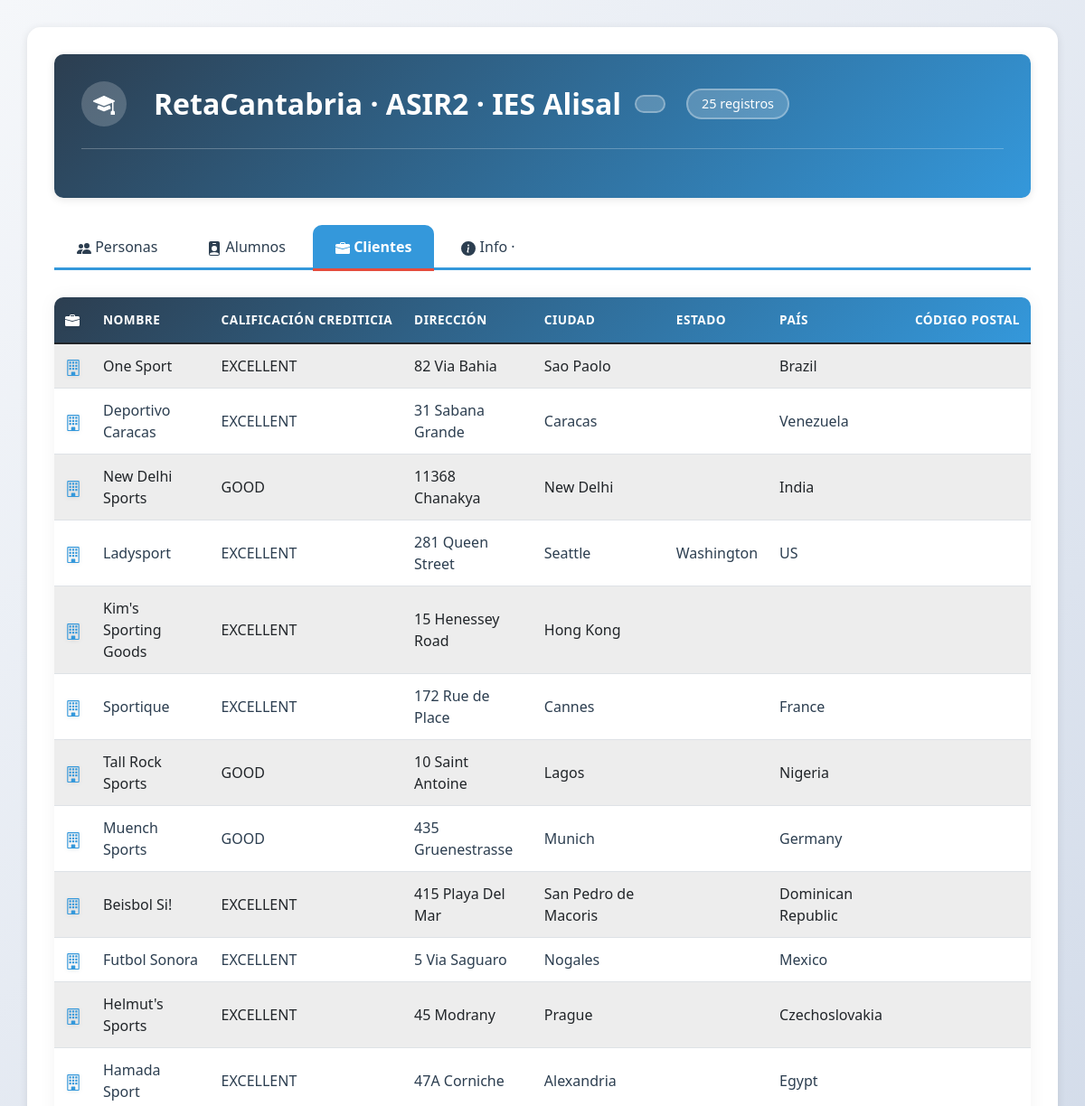
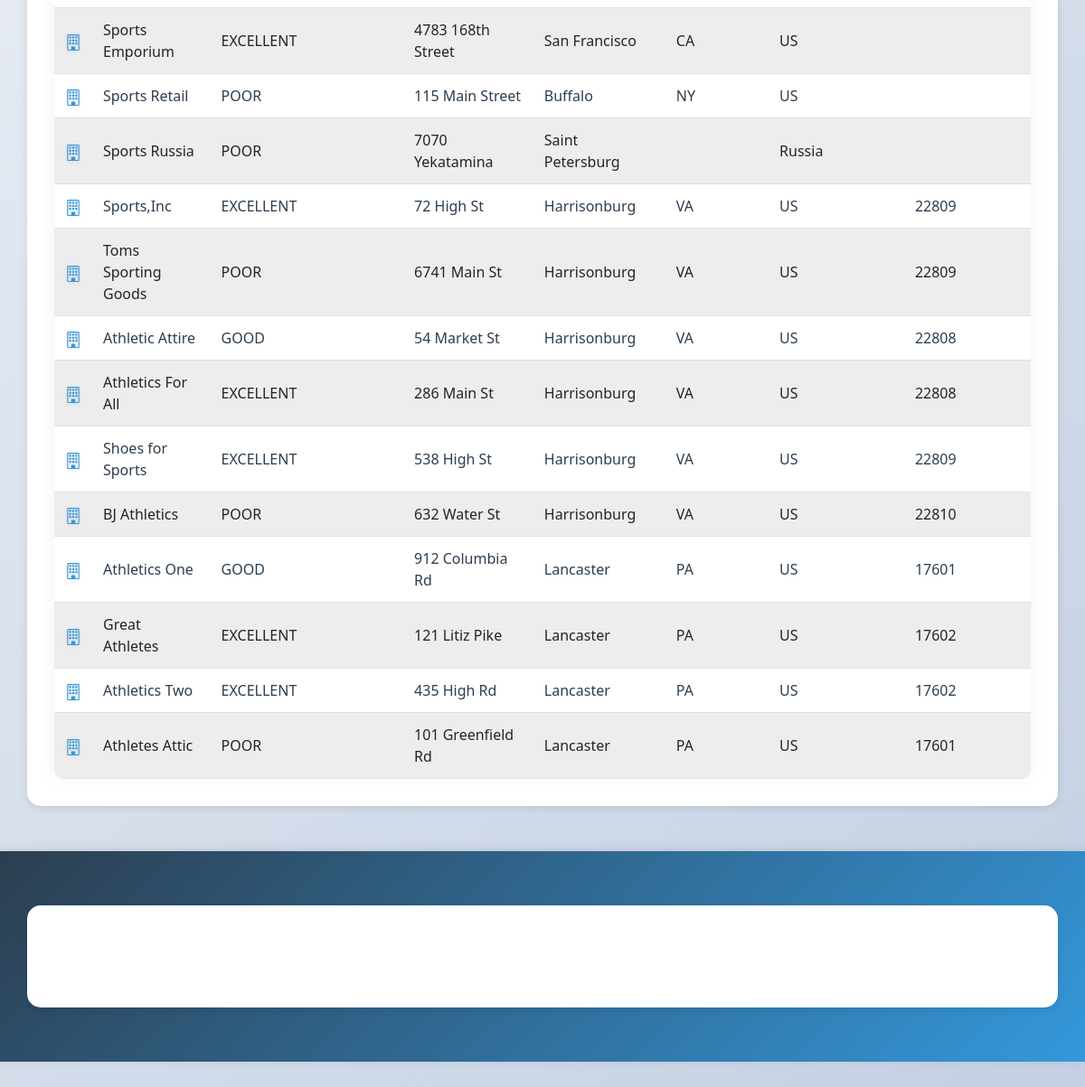
The page /clientes.php on the database its author committed (2 pictures, top to bottom).
### tables this page shows
CREATE TABLE IF NOT EXISTS Clientes 
    (id                        VARCHAR(3)  NOT NULL,
    name                       VARCHAR(20) NOT NULL,
    phone                      VARCHAR(20) NOT NULL,
    address                    VARCHAR(20),
    city                       VARCHAR(20),
    state                      VARCHAR(15),
    country                    VARCHAR(20),
    zip_code                   VARCHAR(15),
    credit_rating              VARCHAR(9),
    sales_rep_id               VARCHAR(3),
    region_id                  VARCHAR(3),
    comments                   VARCHAR(255),
    CONSTRAINT Clientes_id_pk PRIMARY KEY (id),
    CONSTRAINT Clientes_credit_rating_ck
    CHECK (credit_rating IN ('EXCELLENT', 'GOOD', 'POOR'))
);

### clientes.php (the view, shortened to what this page needs)
<!DOCTYPE html>
<html lang="es">
<head>
  <link href="https://cdn.jsdelivr.net/npm/bootstrap@5.1.3/dist/css/bootstrap.min.css" rel="stylesheet">
  <link href="assets/css/styles.css" rel="stylesheet">
</head>
<body>
  <div class = "container fade-in">
    <?php include 'menu.php';?>
    <div class="table-container">
        <table class="table table-striped table-hover">
          <thead>
            <tr>
              <th></th>
              <th>Nombre</th>
              <th>Calificación Crediticia</th>
              <th>Dirección</th>
              <th>Ciudad</th>
              <th>Estado</th>
              <th>País</th>
              <th>Código Postal</th>
            </tr>
          </thead>
          <tbody>
            <?php
                $conexion = new mysqli($BBDDServidor, $BBDDUsuario, $BBDDPassword, $BBDD);
                $cadenaSQL = "SELECT * From Clientes";
                $resultado = $conexion->query($cadenaSQL);
                while ($fila = $resultado->fetch_object()) {
                    echo  " <tr><td><a href='#' title='Ver detalles'>
                          <svg xmlns='http://www.w3.org/2000/svg' width='18' height='18' fill='currentColor' class='bi bi-building' viewBox='0 0 16 16'>
                            <path d='M4 2.5a.5.5 0 0 1 .5-.5h1a.5.5 0 0 1 .5.5v1a.5.5 0 0 1-.5.5h-1a.5.5 0 0 1-.5-.5v-1Zm3 0a.5.5 0 0 1 .5-.5h1a.5.5 0 0 1 .5.5v1a.5.5 0 0 1-.5.5h-1a.5.5 0 0 1-.5-.5v-1Zm3.5-.5a.5.5 0 0 0-.5.5v1a.5.5 0 0 0 .5.5h1a.5.5 0 0 0 .5-.5v-1a.5.5 0 0 0-.5-.5h-1ZM4 5.5a.5.5 0 0 1 .5-.5h1a.5.5 0 0 1 .5.5v1a.5.5 0 0 1-.5.5h-1a.5.5 0 0 1-.5-.5v-1ZM7.5 5a.5.5 0 0 0-.5.5v1a.5.5 0 0 0 .5.5h1a.5.5 0 0 0 .5-.5v-1a.5.5 0 0 0-.5-.5h-1Zm2.5.5a.5.5 0 0 1 .5-.5h1a.5.5 0 0 1 .5.5v1a.5.5 0 0 1-.5.5h-1a.5.5 0 0 1-.5-.5v-1ZM4.5 8a.5.5 0 0 0-.5.5v1a.5.5 0 0 0 .5.5h1a.5.5 0 0 0 .5-.5v-1a.5.5 0 0 0-.5-.5h-1Zm2.5.5a.5.5 0 0 1 .5-.5h1a.5.5 0 0 1 .5.5v1a.5.5 0 0 1-.5.5h-1a.5.5 0 0 1-.5-.5v-1Zm3.5-.5a.5.5 0 0 0-.5.5v1a.5.5 0 0 0 .5.5h1a.5.5 0 0 0 .5-.5v-1a.5.5 0 0 0-.5-.5h-1Z'/>
                            <path d='M2 1a1 1 0 0 1 1-1h10a1 1 0 0 1 1 1v14a1 1 0 0 1-1 1H3a1 1 0 0 1-1-1V1Zm11 0H3v14h3v-2.5a.5.5 0 0 1 .5-.5h3a.5.5 0 0 1 .5.5V15h3V1Z'/>
                          </svg></a></td><td> " . htmlspecialchars($fila->name) .
                          "</td><td>" . htmlspecialchars($fila->credit_rating) .
                          "</td><td>" . htmlspecialchars($fila->address) .
                          "</td><td>" . htmlspecialchars($fila->city) .
                          "</td><td>" . htmlspecialchars($fila->state) .
                          "</td><td>" . htmlspecialchars($fila->country) .
                          "</td><td>" . htmlspecialchars($fila->zip_code) .
                          "</td></tr>";
                }
            ?>
          </tbody>
        </table>
    </div>
  </div>
  <?php include 'footer.php';?>
</body>
</html>

### menu.php (shortened to what this page needs)
<?php include 'metadatos.php';?>
<div class="page-header fade-in">
    <h1 class="display-4">
        <span class="brand-icon">
        </span>
        RetaCantabria · ASIR2 · IES Alisal
        <span class="badge bg-secondary">
        </span>
    </h1>
    <hr class="my-4">
</div>
<ul class="nav nav-tabs">
    <li class="nav-item">
        <a class="nav-link<?php if($pagina=="/index.php"){  echo ' active'; }?>" href="index.php">
            Personas
        </a>
    </li>
    <li class="nav-item">
        <a class="nav-link<?php if($pagina=="/alumnos.php"){  echo ' active'; }?>" href="alumnos.php">
            Alumnos
        </a>
    </li>
    <li class="nav-item">
        <a class="nav-link<?php if($pagina=="/clientes.php"){   echo ' active'; }?>" href="clientes.php">
            Clientes
        </a>
    </li>
    <li class="nav-item">
        <a class="nav-link<?php if($pagina=="/info.php"){   echo ' active'; }?>" href="info.php">
            Info · <b><?php echo $instance_id; ?></b>
        </a>
    </li>
</ul>

### footer.php (shortened to what this page needs)
<footer class="footer">
    <div class="container">
        <div class="row">
            <div class="col-md-4 text-center text-md-start mb-3 mb-md-0">
                <h5>RetaCantabria</h5>
                <p class="small">ASIR2 - IES Alisal</p>
            </div>
            <div class="col-md-4 text-center mb-3 mb-md-0">
                <p class="mb-0">
                </p>
            </div>
            <div class="col-md-4 text-center text-md-end">
                <p class="mb-0">&copy; <?php echo date('Y'); ?> Todos los derechos reservados</p>
                <p class="small mb-0">Versión 2.0</p>
            </div>
        </div>
    </div>
</footer>

### assets/css/styles.css (style rules this page uses)
:root { --primary-color: #2c3e50; --secondary-color: #3498db; --accent-color: #e74c3c; --success-color: #27ae60; --light-bg: #f8f9fa; --dark-text: #2c3e50; --light-text: #7f8c8d; --border-color: #dee2e6; --shadow: 0 2px 10px rgba(0,0,0,0.1); --shadow-hover: 0 5px 20px rgba(0,0,0,0.15); }
body { font-family: 'Segoe UI', Tahoma, Geneva, Verdana, sans-serif; background: linear-gradient(135deg, #f5f7fa 0%, #c3cfe2 100%); min-height: 100vh; padding-bottom: 60px; }
.container { background: white; border-radius: 15px; padding: 30px; margin-top: 30px; margin-bottom: 30px; box-shadow: var(--shadow); transition: box-shadow 0.3s ease; }
.page-header { background: linear-gradient(135deg, var(--primary-color) 0%, var(--secondary-color) 100%); color: white; padding: 30px; border-radius: 10px; margin-bottom: 30px; box-shadow: var(--shadow); }
.page-header h1 { margin: 0; font-weight: 700; font-size: 2rem; display: flex; align-items: center; gap: 15px; }
.page-header .badge { background-color: rgba(255, 255, 255, 0.2) !important; padding: 8px 15px; font-size: 0.9rem; border-radius: 20px; border: 2px solid rgba(255, 255, 255, 0.3); }
.page-header hr { border-color: rgba(255, 255, 255, 0.3); margin: 20px 0; }
.nav-tabs { border-bottom: 3px solid var(--secondary-color); margin-bottom: 30px; }
.nav-tabs .nav-link { color: var(--dark-text); border: none; padding: 12px 25px; margin-right: 5px; border-radius: 10px 10px 0 0; font-weight: 500; transition: all 0.3s ease; position: relative; }
.nav-tabs .nav-link.active { background: var(--secondary-color); color: white; font-weight: 600; }
.nav-tabs .nav-link.active::after { content: ''; position: absolute; bottom: -3px; left: 0; right: 0; height: 3px; background: var(--accent-color); }
.table-container { overflow-x: auto; border-radius: 10px; box-shadow: 0 0 20px rgba(0,0,0,0.05); }
.table { margin-bottom: 0; }
.table thead { background: linear-gradient(135deg, var(--primary-color) 0%, var(--secondary-color) 100%); color: white; }
.table thead th { border: none; padding: 15px 12px; font-weight: 600; text-transform: uppercase; font-size: 0.85rem; letter-spacing: 0.5px; white-space: nowrap; }
.table tbody tr { transition: all 0.3s ease; border-bottom: 1px solid var(--border-color); }
.table tbody td { padding: 12px; vertical-align: middle; color: var(--dark-text); }
.table-striped tbody tr:nth-of-type(odd) { background-color: rgba(0,0,0,0.02); }
.table a { color: var(--secondary-color); transition: all 0.3s ease; display: inline-block; }
.table svg { filter: drop-shadow(0 1px 2px rgba(0,0,0,0.1)); }
.footer { background: linear-gradient(135deg, var(--primary-color) 0%, var(--secondary-color) 100%); color: white; padding: 30px 0; margin-top: 50px; box-shadow: 0 -2px 10px rgba(0,0,0,0.1); }
.footer p { margin: 0; text-align: center; }
.badge { padding: 6px 12px; border-radius: 20px; font-weight: 500; }
.fade-in { animation: fadeIn 0.5s ease-in-out; }
html { scroll-behavior: smooth; }
.brand-icon { display: inline-block; width: 50px; height: 50px; background: rgba(255, 255, 255, 0.2); border-radius: 50%; display: flex; align-items: center; justify-content: center; margin-right: 15px; }
.page-header .badge { animation: pulse 2s ease-in-out infinite; }

### rows shown on the page
clientes: name "One Sport", credit_rating "EXCELLENT", address "82 Via Bahia", city "Sao Paolo", country "Brazil"
clientes: name "Deportivo Caracas", credit_rating "EXCELLENT", address "31 Sabana Grande", city "Caracas", country "Venezuela"
clientes: name "New Delhi Sports", credit_rating "GOOD", address "11368 Chanakya", city "New Delhi", country "India"
clientes: name "Ladysport", credit_rating "EXCELLENT", address "281 Queen Street", city "Seattle", state "Washington", country "US"
clientes: name "Kim's Sporting Goods", credit_rating "EXCELLENT", address "15 Henessey Road", city "Hong Kong"
clientes: name "Sportique", credit_rating "EXCELLENT", address "172 Rue de Place", city "Cannes", country "France"
clientes: name "Tall Rock Sports", credit_rating "GOOD", address "10 Saint Antoine", city "Lagos", country "Nigeria"
clientes: name "Muench Sports", credit_rating "GOOD", address "435 Gruenestrasse", city "Munich", country "Germany"
clientes: name "Beisbol Si!", credit_rating "EXCELLENT", address "415 Playa Del Mar", city "San Pedro de Macoris", country "Dominican Republic"
clientes: name "Futbol Sonora", credit_rating "EXCELLENT", address "5 Via Saguaro", city "Nogales", country "Mexico"
clientes: name "Helmut's Sports", credit_rating "EXCELLENT", address "45 Modrany", city "Prague", country "Czechoslovakia"
clientes: name "Hamada Sport", credit_rating "EXCELLENT", address "47A Corniche", city "Alexandria", country "Egypt"
clientes: name "Sports Emporium", credit_rating "EXCELLENT", address "4783 168th Street", city "San Francisco", state "CA", country "US"
clientes: name "Sports Retail", credit_rating "POOR", address "115 Main Street", city "Buffalo", state "NY", country "US"
clientes: name "Sports Russia", credit_rating "POOR", address "7070 Yekatamina", city "Saint Petersburg", country "Russia"
clientes: name "Sports,Inc", credit_rating "EXCELLENT", address "72 High St", city "Harrisonburg", state "VA", country "US", zip_code "22809"
clientes: name "Toms Sporting Goods", credit_rating "POOR", address "6741 Main St", city "Harrisonburg", state "VA", country "US", zip_code "22809"
clientes: name "Athletic Attire", credit_rating "GOOD", address "54 Market St", city "Harrisonburg", state "VA", country "US", zip_code "22808"
clientes: name "Athletics For All", credit_rating "EXCELLENT", address "286 Main St", city "Harrisonburg", state "VA", country "US", zip_code "22808"
clientes: name "Shoes for Sports", credit_rating "EXCELLENT", address "538 High St", city "Harrisonburg", state "VA", country "US", zip_code "22809"
clientes: name "BJ Athletics", credit_rating "POOR", address "632 Water St", city "Harrisonburg", state "VA", country "US", zip_code "22810"
clientes: name "Athletics One", credit_rating "GOOD", address "912 Columbia Rd", city "Lancaster", state "PA", country "US", zip_code "17601"
clientes: name "Great Athletes", credit_rating "EXCELLENT", address "121 Litiz Pike", city "Lancaster", state "PA", country "US", zip_code "17602"
clientes: name "Athletics Two", credit_rating "EXCELLENT", address "435 High Rd", city "Lancaster", state "PA", country "US", zip_code "17602"
clientes: name "Athletes Attic", credit_rating "POOR", address "101 Greenfield Rd", city "Lancaster", state "PA", country "US", zip_code "17601"
